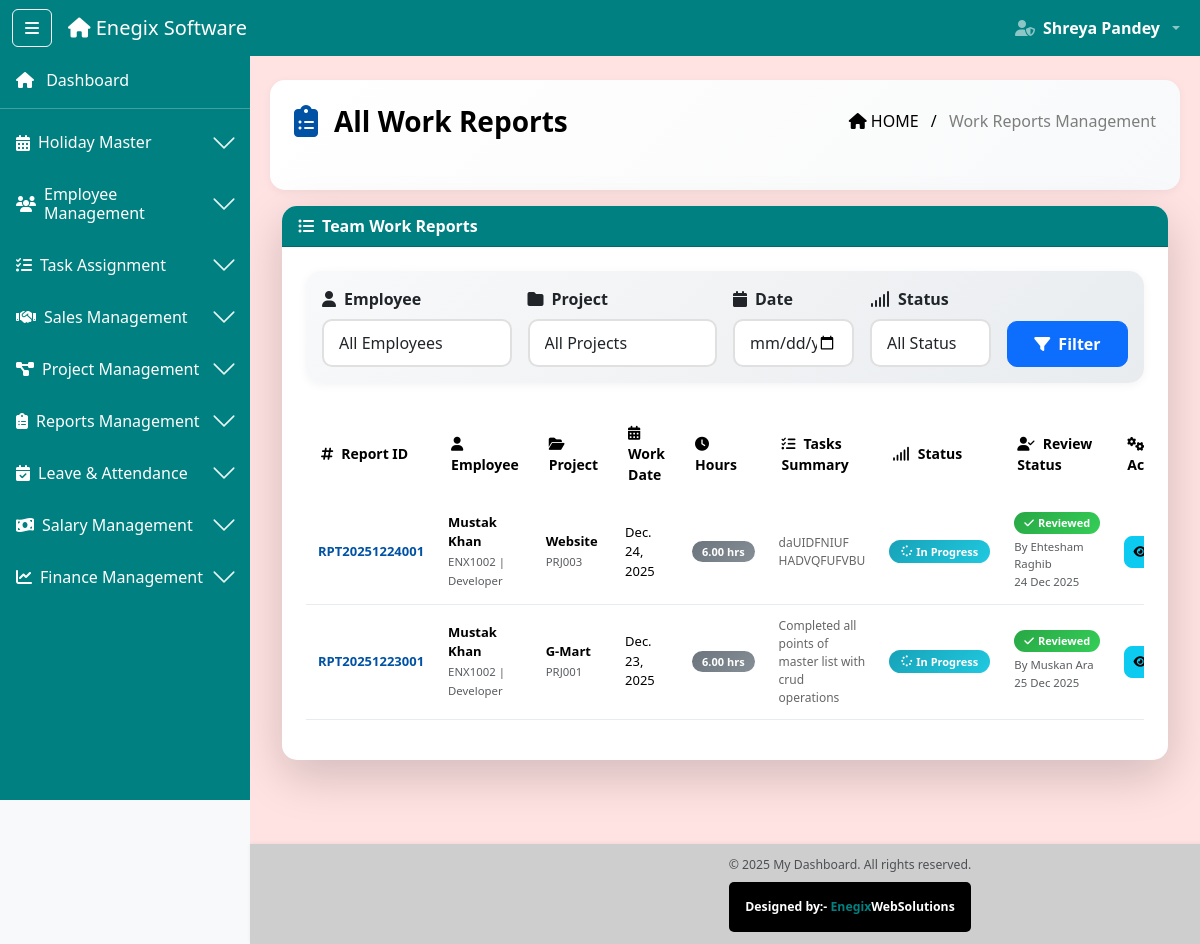
Screenshot of /work-reports/all/ (signed in) with the database file from the repository.
### software_app/models.py (models this page shows, shortened)
class DailyWorkReport(models.Model):
    TASK_STATUS_CHOICES = (
        ('completed', 'Completed'),
        ('in_progress', 'In Progress'),
        ('pending', 'Pending'),
        ('blocked', 'Blocked'),
    )
    report_id = models.CharField(max_length=15, unique=True, editable=False)
    project = models.ForeignKey(Project, on_delete=models.CASCADE, related_name='work_reports')
    project_id_display = models.CharField(max_length=10)  # Auto from project
    project_name = models.CharField(max_length=200)  # Auto from project
    project_type = models.CharField(max_length=20)  # Auto from project
    employee = models.ForeignKey(Employee, on_delete=models.CASCADE, related_name='work_reports')
    employee_id_display = models.CharField(max_length=10)  # Auto from employee
    employee_name = models.CharField(max_length=100)  # Auto from employee
    employee_role = models.CharField(max_length=50)  # Auto from employee
    work_date = models.DateField()
    hours_worked = models.DecimalField(max_digits=4, decimal_places=2, help_text="Hours spent on this project")
    tasks_completed = models.TextField(help_text="What tasks did you complete today?")
    tasks_in_progress = models.TextField(blank=True, null=True, help_text="What are you currently working on?")
    tasks_planned = models.TextField(blank=True, null=True, help_text="What do you plan to work on next?")
    challenges_faced = models.TextField(blank=True, null=True, help_text="Any blockers or challenges?")
    support_needed = models.TextField(blank=True, null=True, help_text="Do you need any help or resources?")
    overall_status = models.CharField(max_length=20, choices=TASK_STATUS_CHOICES, default='in_progress')
    additional_notes = models.TextField(blank=True, null=True, help_text="Any other important information")
    attachment_1 = models.FileField(upload_to='work_reports/', blank=True, null=True)
    attachment_2 = models.FileField(upload_to='work_reports/', blank=True, null=True)
    attachment_3 = models.FileField(upload_to='work_reports/', blank=True, null=True)
    is_reviewed = models.BooleanField(default=False)
    reviewed_by_name = models.CharField(max_length=100, blank=True, null=True)
    reviewed_by_role = models.CharField(max_length=50, blank=True, null=True)
    review_date = models.DateTimeField(blank=True, null=True)
    admin_feedback = models.TextField(blank=True, null=True)
    created_at = models.DateTimeField(auto_now_add=True)
    updated_at = models.DateTimeField(auto_now=True)
    is_active = models.BooleanField(default=True)
    class Meta:
        ordering = ['-work_date', '-created_at']
        unique_together = ('project', 'employee', 'work_date')  # One report per project per day

### software_app/decorators.py (the view)
        @wraps(view_func)
        def wrapper(request, *args, **kwargs):
            if 'user_id' not in request.session:
                messages.error(request, 'Please login first!')
                return redirect('login')
            user_role = request.session.get('role')
            if user_role not in allowed_roles:
                messages.error(request, 'You do not have permission to access this page!')
                return redirect('dashboard')
            return view_func(request, *args, **kwargs)

### software_app/context_processors.py (called while the page is built)
def user_context(request):
    return {
        'session_user_name': request.session.get('full_name', ''),
        'session_user_role': request.session.get('role', ''),
        'session_user_email': request.session.get('email', ''),
        'is_logged_in': 'user_id' in request.session,
    }

### software_app/templates/Reports/all_work_reports.html (shortened to what this page needs)
{% extends 'base2.html' %}
{% load static %}
{% block content %}
<div class="ribbon-header d-flex justify-content-between align-items-center px-4 pb-5 mb-3" style="color: black">
  <div class="d-flex align-items-center">
    <i class="fas fa-clipboard-list me-3 fs-2" style="color: #0152a4;"></i>
    <div class="fw-bold fs-3">All Work Reports</div>
  </div>
  <div class="breadcrumb-text text-end">
    <span class="text-black"><i class="fas fa-home me-1"></i>HOME</span>
    <span class="mx-2 text-black">/</span>
    <span class="text-black-50">Work Reports Management</span>
  </div>
</div>
<div class="container-fluid mt-2">
  <div class="card shadow-lg mb-4 modern-card">
    <div class="card-header table-title-bar fw-bold text-white d-flex align-items-center">
      <i class="fas fa-list-ul me-2"></i>
      Team Work Reports
    </div>
    <div class="card-body p-4">
      <div class="filter-section mb-4 p-3">
        <form method="GET" action="{% url 'all_work_reports' %}">
          <div class="row g-3">
            <div class="col-md-3">
              <label class="form-label fw-bold"><i class="fas fa-user me-2"></i>Employee</label>
              <select name="employee" class="form-control modern-input">
                <option value="">All Employees</option>
              </select>
            </div>
            <div class="col-md-3">
              <label class="form-label fw-bold"><i class="fas fa-folder me-2"></i>Project</label>
              <select name="project" class="form-control modern-input">
                <option value="">All Projects</option>
              </select>
            </div>
            <div class="col-md-2">
              <label class="form-label fw-bold"><i class="fas fa-calendar me-2"></i>Date</label>
              <input type="date" name="date" class="form-control modern-input" value="{{ request.GET.date }}">
            </div>
            <div class="col-md-2">
              <label class="form-label fw-bold"><i class="fas fa-signal me-2"></i>Status</label>
              <select name="status" class="form-control modern-input">
                <option value="">All Status</option>
              </select>
            </div>
            <div class="col-md-2 d-flex align-items-end">
              <button type="submit" class="btn btn-primary w-100 btn-filter">
                <i class="fas fa-filter me-2"></i>Filter
              </button>
            </div>
          </div>
        </form>
      </div>
      <div class="table-responsive">
        <table class="table table-hover modern-table" id="reportsTable">
          <thead>
            <tr>
              <th><i class="fas fa-hashtag me-2"></i>Report ID</th>
              <th><i class="fas fa-user me-2"></i>Employee</th>
              <th><i class="fas fa-folder-open me-2"></i>Project</th>
              <th><i class="fas fa-calendar-alt me-2"></i>Work Date</th>
              <th><i class="fas fa-clock me-2"></i>Hours</th>
              <th><i class="fas fa-tasks me-2"></i>Tasks Summary</th>
              <th><i class="fas fa-signal me-2"></i>Status</th>
              <th><i class="fas fa-user-check me-2"></i>Review Status</th>
              <th><i class="fas fa-cogs me-2"></i>Action</th>
            </tr>
          </thead>
          <tbody>
            {% for report in reports %}
            <tr class="table-row-hover">
              <td><strong class="report-id">{{ report.report_id }}</strong></td>
              <td>
                <strong>{{ report.employee_name }}</strong><br>
                <small class="text-muted">{{ report.employee_id_display }} | {{ report.employee_role|title }}</small>
              </td>
              <td>
                <strong>{{ report.project_name }}</strong><br>
                <small class="text-muted">{{ report.project_id_display }}</small>
              </td>
              <td>{{ report.work_date }}</td>
              <td><span class="badge badge-hours">{{ report.hours_worked }} hrs</span></td>
              <td>
                <div class="task-preview">
                  {{ report.tasks_completed|truncatewords:10 }}
                </div>
              </td>
              <td>
                {% if report.overall_status == 'completed' %}
                <span class="badge modern-badge badge-completed">
                  <i class="fas fa-check-circle me-1"></i>Completed
                </span>
                {% elif report.overall_status == 'in_progress' %}
                <span class="badge modern-badge badge-in-progress">
                  <i class="fas fa-spinner me-1"></i>In Progress
                </span>
                {% elif report.overall_status == 'blocked' %}
                <span class="badge modern-badge badge-blocked">
                  <i class="fas fa-exclamation-circle me-1"></i>Blocked
                </span>
                {% else %}
                <span class="badge modern-badge badge-pending">
                  <i class="fas fa-clock me-1"></i>Pending
                </span>
                {% endif %}
              </td>
              <td>
                {% if report.is_reviewed %}
                <span class="badge badge-reviewed">
                  <i class="fas fa-check me-1"></i>Reviewed
                </span>
                <small class="d-block text-muted mt-1">By {{ report.reviewed_by_name }}</small>
                <small class="text-muted">{{ report.review_date|date:"d M Y" }}</small>
                {% else %}
                <span class="badge badge-not-reviewed">
                  <i class="fas fa-hourglass-half me-1"></i>Pending Review
                </span>
                {% endif %}
              </td>
              <td>
                <div class="action-buttons">
                  <a href="{% url 'view_work_report' report.id %}" class="btn btn-action btn-info" title="View Details">
                    <i class="fas fa-eye"></i>
                  </a>
                </div>
              </td>
            </tr>
            {% endfor %}
          </tbody>
        </table>
      </div>
    </div>
  </div>
</div>
{% endblock %}

### software_app/static/css/style.css (style rules this page uses)
body { min-height: 100vh; background-color: #f8f9fa; transition: margin-left 0.3s ease; display: flex; flex-direction: column; }
html, body { overflow-x: hidden; width: 100%; }
.table-title-bar { background-color:#008080; }

### software_app/templates/Reports/all_work_reports.html (style rules this page uses)
.modern-card { border-radius: 15px; border: none; overflow: hidden; }
.ribbon-header { background: linear-gradient(135deg, #ffffff 0%, #f8f9fa 100%); border-radius: 15px; padding: 20px; margin-bottom: 20px; box-shadow: 0 2px 10px rgba(0,0,0,0.05); }
.filter-section { background: linear-gradient(135deg, #f8f9fa 0%, #e9ecef 100%); border-radius: 15px; box-shadow: 0 2px 10px rgba(0,0,0,0.05); }
.modern-input { border: 2px solid #e0e0e0 !important; border-radius: 10px; padding: 10px 15px; transition: all 0.3s ease; }
.btn-filter { border-radius: 10px; padding: 10px; font-weight: 600; }
.modern-table { border-collapse: separate; border-spacing: 0; }
.modern-table thead tr { background: linear-gradient(135deg, #0152a4 0%, #0168cc 100%); color: white; }
.modern-table thead th { padding: 15px; font-weight: 600; border: none; vertical-align: middle; font-size: 14px; }
.modern-table tbody td { padding: 12px; vertical-align: middle; border-bottom: 1px solid #e9ecef; font-size: 13px; }
.table-row-hover { transition: all 0.3s ease; }
.report-id { color: #0152a4; font-size: 13px; }
.task-preview { max-width: 200px; font-size: 12px; color: #666; }
.badge-hours { background: linear-gradient(135deg, #6c757d 0%, #868e96 100%); color: white; padding: 5px 10px; border-radius: 15px; font-weight: 600; font-size: 11px; }
.badge-reviewed { background: linear-gradient(135deg, #28a745 0%, #34ce57 100%); color: white; padding: 5px 10px; border-radius: 15px; font-weight: 600; font-size: 11px; }
.modern-badge { padding: 6px 12px; border-radius: 20px; font-weight: 600; font-size: 11px; display: inline-flex; align-items: center; }
.badge-in-progress { background: linear-gradient(135deg, #17a2b8 0%, #20c9e0 100%); color: white; }
.action-buttons { display: flex; gap: 5px; }
.btn-action { width: 32px; height: 32px; border-radius: 8px; display: inline-flex; align-items: center; justify-content: center; padding: 0; transition: all 0.3s ease; font-size: 12px; }

### rows the page displays
DailyWorkReport: report_id "RPT20251224001", employee_name "Mustak Khan", employee_id_display "ENX1002", employee_role "Developer", project_name "Website", project_id_display "PRJ003", work_date "Dec. 24, 2025", hours_worked "6.00", tasks_completed "daUIDFNIUF HADVQFUFVBU", overall_status "in_progress" (drawn), reviewed_by_name "Ehtesham Raghib", review_date "24 Dec 2025"
DailyWorkReport: report_id "RPT20251223001", employee_name "Mustak Khan", employee_id_display "ENX1002", employee_role "Developer", project_name "G-Mart", project_id_display "PRJ001", work_date "Dec. 23, 2025", hours_worked "6.00", tasks_completed "Completed all points of master list with crud operations", overall_status "in_progress" (drawn), reviewed_by_name "Muskan Ara", review_date "25 Dec 2025"

### other values shown
{{ request.session.full_name }} "Shreya Pandey"
